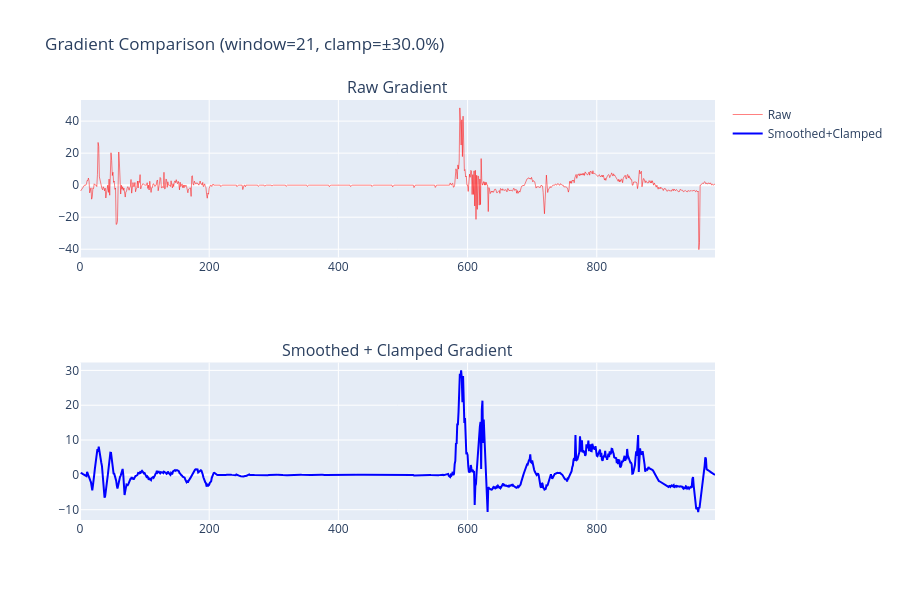

The code cell stored with this chart in its notebook:
### Code cell
# Compare raw vs smoothed gradient
fig = make_subplots(rows=2, cols=1, subplot_titles=['Raw Gradient', 'Smoothed + Clamped Gradient'])

fig.add_trace(
    go.Scatter(y=raw_df['raw_gradient'], name='Raw', line=dict(color='red', width=0.5)),
    row=1, col=1
)
fig.add_trace(
    go.Scatter(y=raw_df['clamped_gradient'], name='Smoothed+Clamped', line=dict(color='blue')),
    row=2, col=1
)

fig.update_layout(height=600, title_text=f'Gradient Comparison (window={WINDOW_LENGTH}, clamp=±{MAX_GRADIENT}%)')
fig.show()

### Figure 1 — Plotly figure (JSON) as saved in the notebook; plotly's stock layout.template omitted (floating-point values rounded to 4 significant figures; data arrays with more than 128 entries replaced by an {"elided": "..."} marker saying what was removed)
{"data": [{"line": {"color": "red", "width": 0.5}, "name": "Raw", "type": "scatter", "xaxis": "x", "y": {"elided": "984 float values"}, "yaxis": "y"}, {"line": {"color": "blue"}, "name": "Smoothed+Clamped", "type": "scatter", "xaxis": "x2", "y": {"elided": "984 float values"}, "yaxis": "y2"}], "layout": {"annotations": [{"font": {"size": 16}, "showarrow": false, "text": "Raw Gradient", "x": 0.5, "xanchor": "center", "xref": "paper", "y": 1, "yanchor": "bottom", "yref": "paper"}, {"font": {"size": 16}, "showarrow": false, "text": "Smoothed + Clamped Gradient", "x": 0.5, "xanchor": "center", "xref": "paper", "y": 0.375, "yanchor": "bottom", "yref": "paper"}], "height": 600, "title": {"text": "Gradient Comparison (window=21, clamp=±30.0%)"}, "xaxis": {"anchor": "y", "domain": [0, 1]}, "xaxis2": {"anchor": "y2", "domain": [0, 1]}, "yaxis": {"anchor": "x", "domain": [0.625, 1]}, "yaxis2": {"anchor": "x2", "domain": [0, 0.375]}}}
